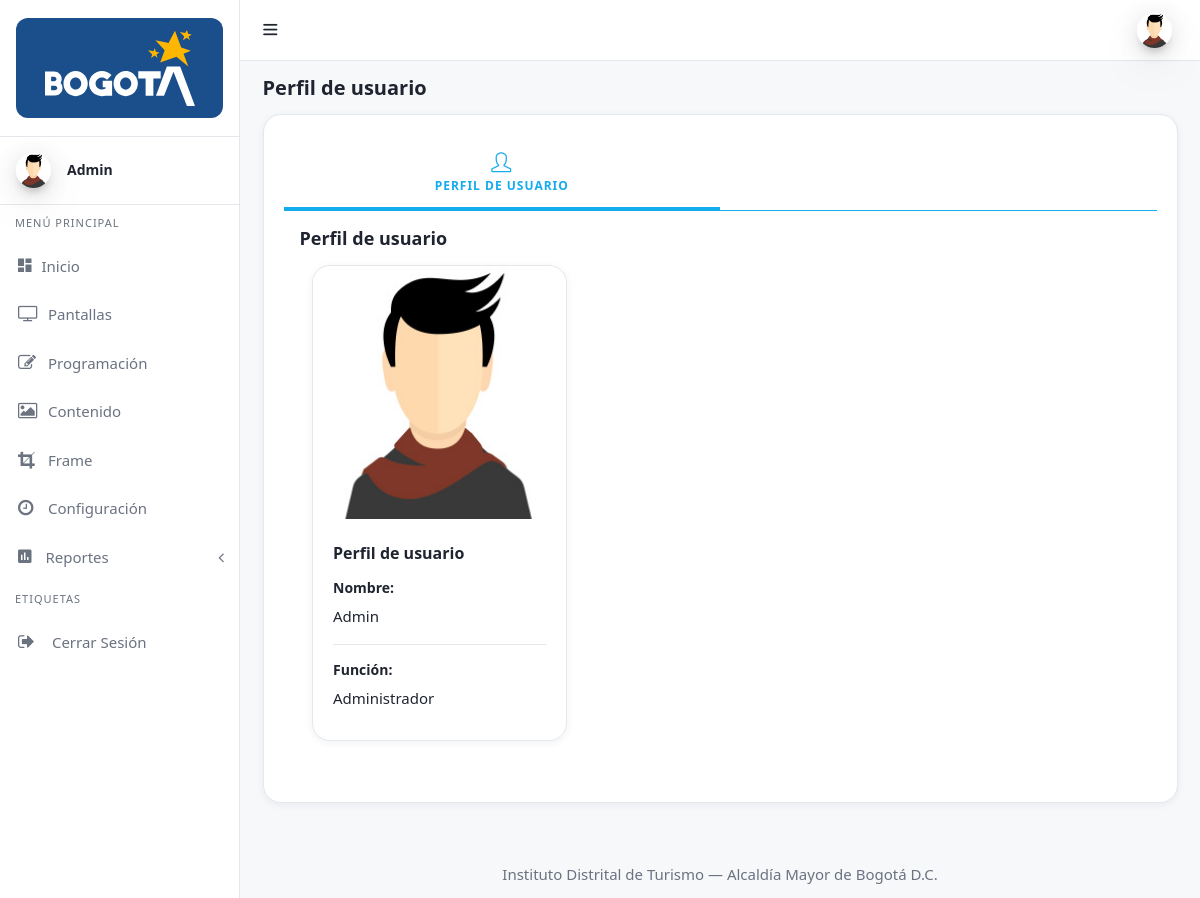
The page /admin/perfil_usuario.php (signed in) on the database its author committed.
### tables this page shows
CREATE TABLE `usuarios` (
  `ID` int(11) NOT NULL,
  `Nombre` varchar(80) NOT NULL,
  `Correo` varchar(80) NOT NULL,
  `Foto_Usuario` varchar(80) NOT NULL,
  `Funcion` int(11) NOT NULL,
  `Password` varchar(50) NOT NULL
);

CREATE TABLE `funciones_usuario` (
  `ID` int(11) NOT NULL,
  `Funcion` varchar(80) NOT NULL
);

### admin/perfil_usuario.php (the view, shortened to what this page needs)
<?php
include 'assets/php/Conexion_DB.php';
$id = $_SESSION['id_Correo'];
$sql = "SELECT usuarios.ID, usuarios.Nombre, usuarios.Correo, usuarios.Foto_Usuario, funciones_usuario.Funcion FROM usuarios INNER JOIN funciones_usuario ON usuarios.Funcion = funciones_usuario.ID WHERE usuarios.ID = '$id' ";
$resultado = mysqli_query($conexion, $sql);
$datos = mysqli_fetch_array($resultado);
$name_user = $datos['Nombre'];
$mail_user = $datos['Correo'];
$foto_user = $datos['Foto_Usuario'];
$funcion_user = $datos['Funcion'];
?>
<!DOCTYPE html>
<html lang="es">
<head>
  <link href="assets/plugins/simplebar/css/simplebar.css" rel="stylesheet"/>
  <link href="assets/css/bootstrap.min.css" rel="stylesheet"/>
  <link href="assets/css/animate.css" rel="stylesheet" type="text/css"/>
  <link href="assets/css/icons.css" rel="stylesheet" type="text/css"/>
  <link href="assets/css/sidebar-menu.css" rel="stylesheet"/>
  <link href="assets/css/app-style.css" rel="stylesheet"/>
</head>
<body class="bg-theme bg-theme2">
 <div id="wrapper">
	 <?php include 'assets/php/menu_lateral.php' ?>
	 <?php include 'assets/php/menu_superior.php' ?>
  <div class="content-wrapper">
    <div class="container-fluid">
     <div class="row pt-2 pb-2">
        <div class="col-sm-9">
			<h4 class="page-title">Perfil de usuario</h4>
	   </div>
     </div>
      <div class="row">
        <div class="col-lg-12">
           <div class="card">
            <div class="card-body">
            <ul class="nav nav-tabs nav-tabs-primary top-icon nav-justified">
                <li class="nav-item">
                    <a href="javascript:void();" data-target="#profile" data-toggle="pill" class="nav-link active"><i class="icon-user"></i> <span class="hidden-xs">Perfil de usuario</span></a>
                </li>
                <li class="nav-item">
                    <a href="javascript:void();" data-target="#edit" data-toggle="pill" class="nav-link"><i class="icon-note"></i> <span class="hidden-xs">Editar perfil</span></a>
                </li>
            </ul>
            <div class="tab-content p-3">
                <div class="tab-pane active" id="profile">
                    <h5 class="mb-3">Perfil de usuario</h5>
					<div class="col-12 col-lg-4">
						<div class="card">
							<?php echo idt_avatar($foto_user, $mail_user, 'card-img-top', 'block'); ?>
								<div class="card-body">
								<h4 class="card-title">Perfil de usuario</h4>
								<h6>Nombre:</h6>
								<p><?php echo $name_user; ?></p>
								<hr>
								<h6>Función:</h6>
								<p><?php echo $funcion_user; ?></p>
							</div>
						</div>
					</div>
                </div>
            </div>
        </div>
      </div>
      </div>
    </div>
    </div>
   </div>
	<footer class="footer">
      <div class="container">
        <div class="text-center">
           Instituto Distrital de Turismo — Alcaldía Mayor de Bogotá D.C.
        </div>
      </div>
    </footer>
  </div>
</body>
</html>

### admin/assets/php/menu_lateral.php (shortened to what this page needs)
<?php
function idt_avatar($foto, $correo, $class = '', $variant = 'circle') {
	$foto = trim((string) $foto);
	if ($foto !== '' && file_exists(__DIR__ . '/../../' . $foto)) {
		return '<img class="' . htmlspecialchars($class) . '" src="' . htmlspecialchars($foto) . '" alt="Foto de perfil">';
	}
	$inicial = strtoupper(substr(trim((string) $correo), 0, 1));
	$variantClass = $variant === 'block' ? 'avatar-initial-block' : 'avatar-initial';
	return '<span class="' . $variantClass . ' ' . htmlspecialchars($class) . '">' . htmlspecialchars($inicial) . '</span>';
}
?>
<div id="sidebar-wrapper" data-simplebar="" data-simplebar-auto-hide="true">
	<div class="brand-logo">
      <a href="index.php" class="brand-logo-link">
       <span class="brand-plate">
         <img src="assets/images/logo-bogota.svg" class="brand-logo-svg" alt="Bogotá">
       </span>
     </a>
   </div>
   <div class="user-details">
	  <div class="media align-items-center user-pointer collapsed" data-toggle="collapse" data-target="#user-dropdown">
	    <div class="avatar">
			<?php echo idt_avatar($foto_user, $mail_user, 'mr-3 side-user-img'); ?>
		  </div>
	     <div class="media-body">
	     <h6 class="side-user-name"><?php echo $name_user; ?></h6>
	    </div>
       </div>
     </div>
      <ul class="sidebar-menu do-nicescrol">
      <li class="sidebar-header">MENÚ PRINCIPAL</li>
      <li>
        <a href="inicio.php" class="waves-effect">
          <i class="zmdi zmdi-view-dashboard"></i><span>Inicio</span>
        </a>
      </li>
	  <li>
        <a href="modulos.php" class="waves-effect">
          <i class="fa fa-tv"></i><span>Pantallas</span>
        </a>
      </li>
	  <li>
        <a href="programacion.php" class="waves-effect">
		  <i class="fa fa-pencil-square-o "></i><span>Programación</span>
        </a>
      </li>
	  <li>
        <a href="contenido.php" class="waves-effect">
          <i class="fa fa-picture-o"></i><span>Contenido</span>
        </a>
      </li>
	  <li>
        <a href="frame.php" class="waves-effect">
          <i class="fa fa-crop"></i><span>Frame</span>
        </a>
      </li>
	  <li>
        <a href="configuracion.php" class="waves-effect">
          <i class="fa fa-clock-o"></i><span>Configuración</span>
        </a>
      </li>
	<?php
		if($funcion_user == 'Administrador'){
			echo '
	<li>
        <a href="javaScript:void();" class="waves-effect">
          <i class="zmdi zmdi-chart"></i> <span>Reportes</span>
          <i class="fa fa-angle-left pull-right"></i>
        </a>
        <ul class="sidebar-submenu">
          <li>
			  <a href="reporte_tabla.php"><i class="zmdi zmdi-long-arrow-right"></i> Reporte General</a>
		  </li>
		  <li>
			  <a href="reporte_visitantes.php"><i class="zmdi zmdi-long-arrow-right"></i> Reporte de Visitantes</a>
		  </li>
		  <li>
			  <a href="reporte_pantallas.php"><i class="zmdi zmdi-long-arrow-right"></i> Reporte de Pantallas</a>
		  </li>
          <li>
            <a href="javaScript:void();"><i class="zmdi zmdi-long-arrow-right"></i> Estadisticas de Uso <i class="fa fa-angle-left pull-right"></i></a>
            <ul class="sidebar-submenu">
			  <li><a href="reporte_charts_genero.php"><i class="zmdi zmdi-long-arrow-right"></i> Por Genero</a></li>
			  <li><a href="reporte_charts_tiempo.php"><i class="zmdi zmdi-long-arrow-right"></i> Por Tiempo</a></li>
			  <li><a href="reporte_charts_edad.php"><i class="zmdi zmdi-long-arrow-right"></i> Por Edad</a></li>
            </ul>
          </li>
        </ul>
      </li>
			';
		}
	?>
      <li class="sidebar-header">ETIQUETAS</li>
      <li>
		  <a href="assets/php/logout.php" class="waves-effect"><i class="fa fa-sign-out"></i>
		  <span>Cerrar Sesión</span></a>
	   </li>
    </ul>
   </div>

### admin/assets/css/sidebar-menu.css (style rules this page uses)
.sidebar-menu { list-style: none; margin: 0; padding: 0; background-color: transparent; }
.sidebar-menu>li { position: relative; margin: 0; padding: 0; }
.sidebar-menu>li>a { padding: 13px 5px 13px 15px; display: block; border-left: 3px solid transparent; color: rgba(255, 255, 255, 0.65); font-size: 15px; }
.sidebar-menu>li>a>.fa { width: 20px; }
.sidebar-menu li.sidebar-header { padding: 10px 25px 10px 15px; font-size: 12px; color: rgba(255, 255, 255, 0.5); }
.sidebar-menu li>a>.fa-angle-left { width: auto; height: auto; padding: 0; margin-right: 10px; margin-top: 3px; }
.sidebar-menu a { color: #b8c7ce; text-decoration: none; }

### rows shown on the page
usuarios: Foto_Usuario (picture), Nombre "Admin", Funcion.Funcion "Administrador"
